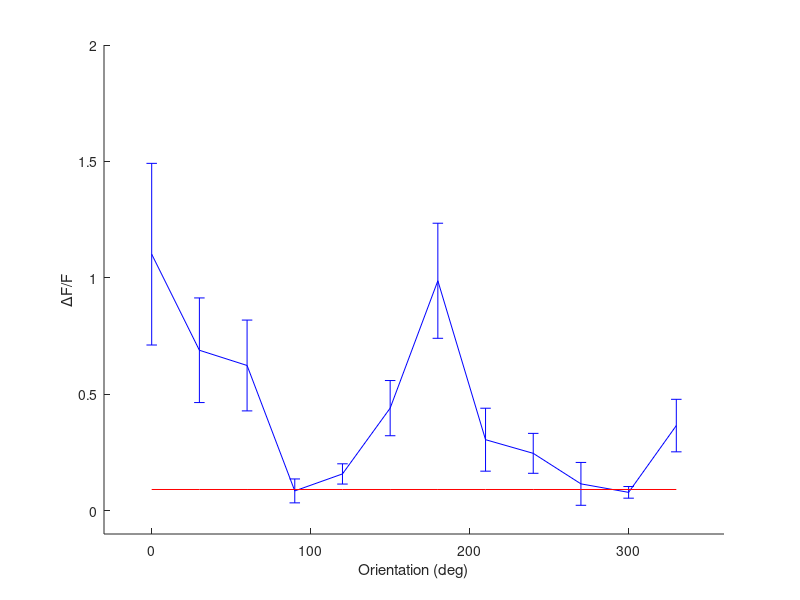
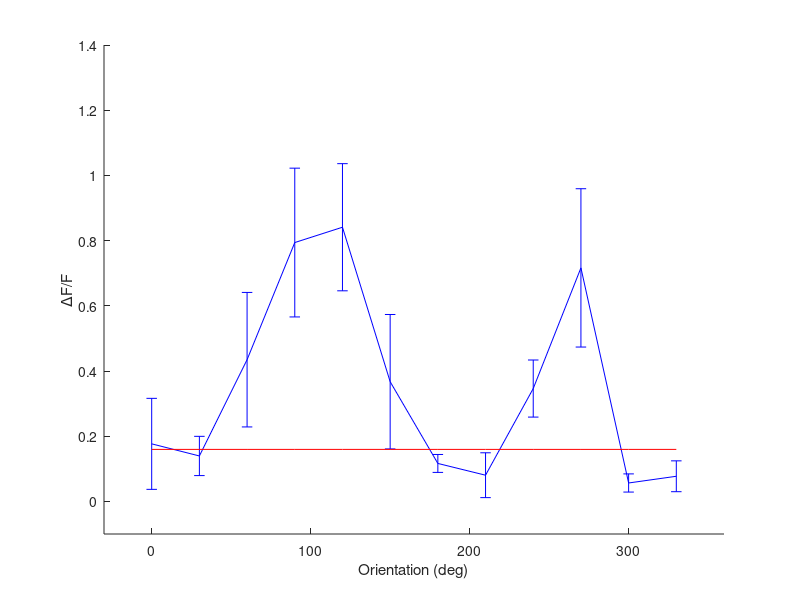
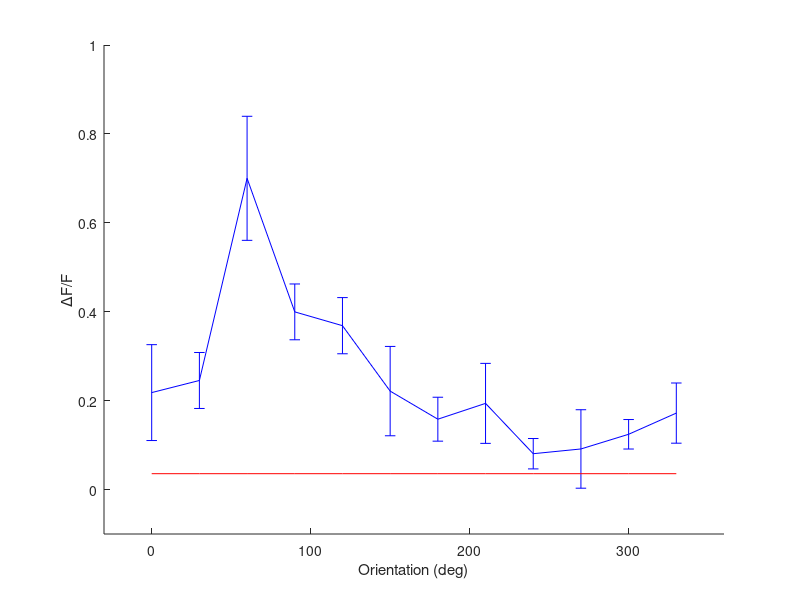
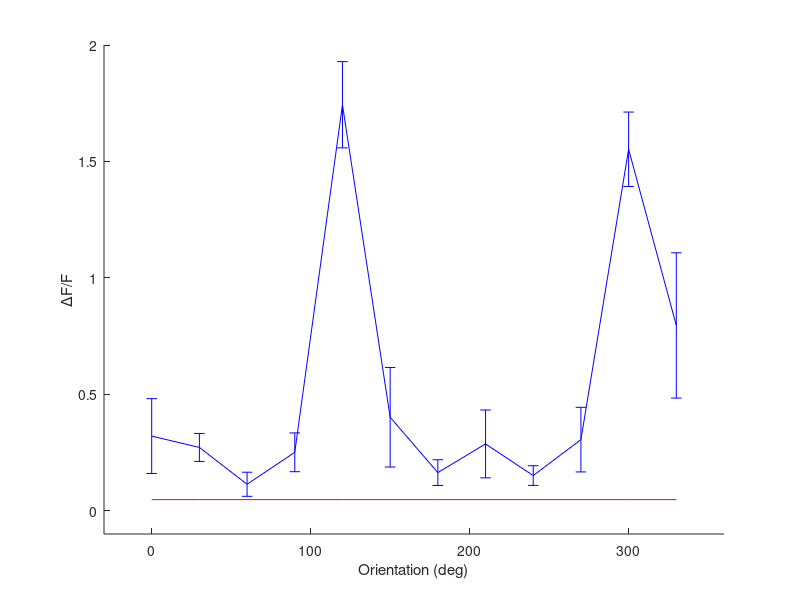

These charts were generated, in order, by the following MATLAB code:
%Now that we have calculated and plotted the tuning curve for one cell, 
% it should be relatively straightforward to replicate our code for all cells. 
%The key difference is that AveON and AveOFF need to be 3-dimensional matrices, 
% with size NumCells x NumOrientations x NumTrials.

load('DFF.mat');
             
NumCells = size(DFF,1);

SamplesPerOri = 40;
NumOrientations = 12;
NumTrials = 6;

% initialize matrices
AveON = zeros(NumCells,NumOrientations,NumTrials);
AveOFF = zeros(NumCells,NumOrientations,NumTrials);

%Using a for loop, we extract the time-avergaed response matrices for each cell.

for cell = 1:NumCells            
    
    dff_cell = DFF(cell,:); % extract dff trace for our cell
    dff_reshaped = reshape(dff_cell,SamplesPerOri,NumOrientations,NumTrials);
    
    ON_period = 21:40;
    OFF_period = 11:20;
        
    cell_AveON = mean(dff_reshaped(ON_period,:,:), 1);
    cell_AveOFF = mean(dff_reshaped(OFF_period,:,:), 1);        
        
    AveON(cell,:,:) = cell_AveON;
    AveOFF(cell,:,:) = cell_AveOFF;
end

%Using the new 3D AveON and AveOFF matrices, we plot tuning curves for 8 of our cells. 
%Assign ON_mean and ON_sem as 2D matrices (size NumCells x NumOrientations), 
%and assign OFF_mean as a one-dimensional vector (size NumCells). The baseline is OFF_line.

Orientations = 0:30:330;
        
ON_mean = mean(AveON,3);
ON_sem = std(AveON,[],3)/sqrt(NumTrials);
        
OFF_mean = mean(mean(AveOFF,3),2);

for cell = 1:8
    figure()
    
    OFF_line = OFF_mean(cell)*ones(size(Orientations)); % this generates a baseline you can plot 
        
	hold on
	errorbar(Orientations,ON_mean(cell,:),ON_sem(cell,:),'b') % plot ON tuning curve       
    plot(Orientations,OFF_line,'r') % plot OFF spontaneous activity
	xlim([-30 360])
	ylim([min(ylim)-0.1, max(ylim)])
        xlabel('Orientation (deg)')
        ylabel('\DeltaF/F') 
end
